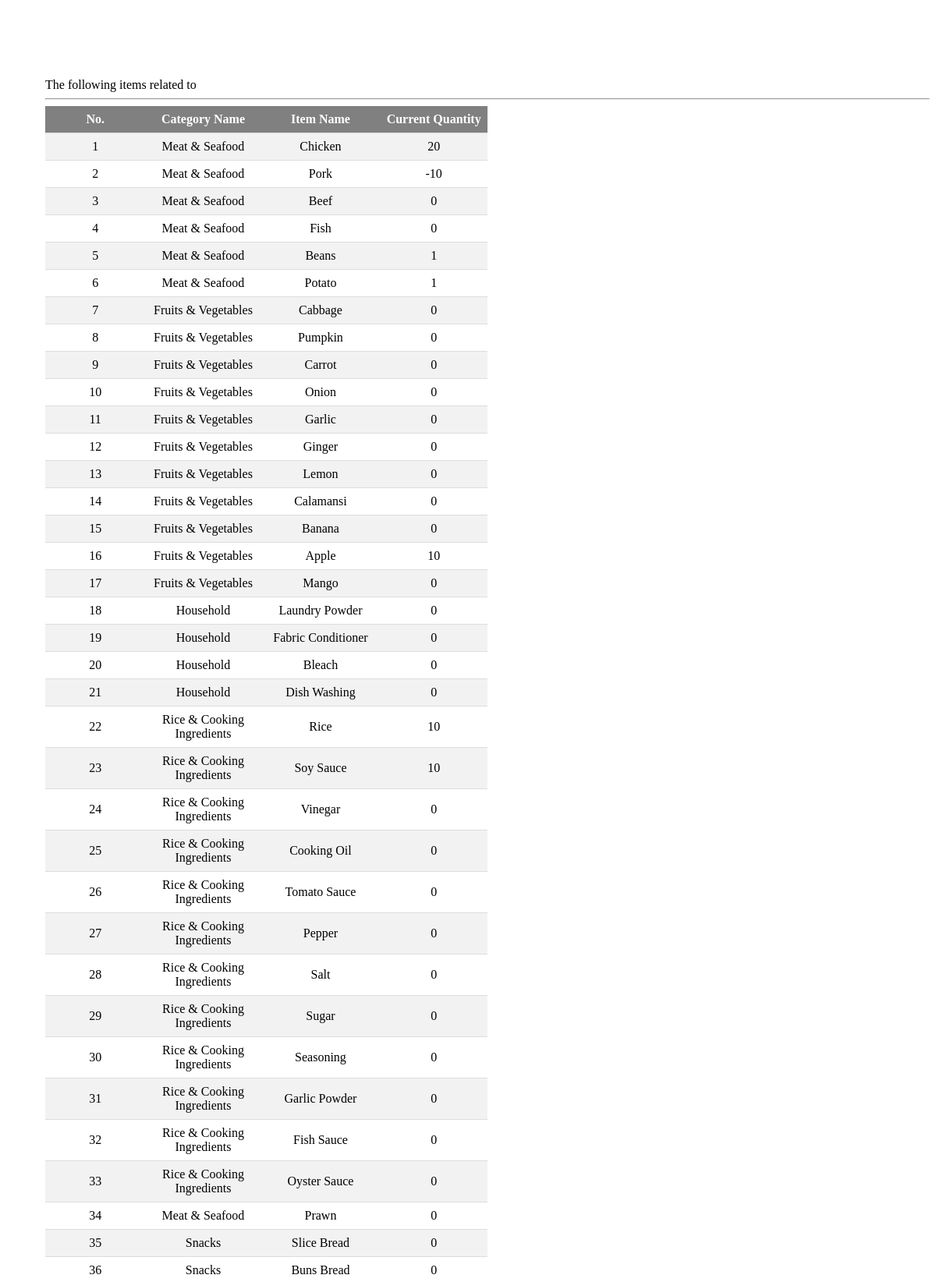
The page /pages/searchPage.php (upper part) on the database its author committed.
### tables this page shows
CREATE TABLE `cat_items` (
  `item_name` text NOT NULL,
  `cat_id` int(11) NOT NULL,
  `currentCount` int(11) NOT NULL
);

CREATE TABLE `category` (
  `cat_id` int(11) NOT NULL,
  `cat_name` text NOT NULL
);

### pages/searchPage.php (the view, shortened to what this page needs)
<div style="margin-top:100px;margin-left:50px;">
<link href="css/style.css" rel="stylesheet">
	<?php
        include('./database_connection.php');
        $searchVal=$_COOKIE["searchVal"];
		$sql = "SELECT * FROM cat_items JOIN category on cat_items.cat_id=category.cat_id WHERE item_name like  '%$searchVal%' or category.cat_name like  '%$searchVal%'";
		$result = $conn -> query($sql);
		if ($result -> num_rows > 0) {
			echo "The following items related to $searchVal";
			echo "<hr>";
			echo "<table >";
			echo "<tr>";
			echo "<th>No. </th><th>Category Name</th><th>Item Name</th><th>Current Quantity</th>";
			echo "</tr>";
			$i=1;
			while ($row = $result -> fetch_assoc()) {
                echo "<tr><td>" . $i .
                "</td><td>" . $row["cat_name"] .
					"</td><td>" . $row["item_name"] .
					"</td><td>" . $row["currentCount"] .
					"</td></tr>";
					$i++;
			}
			echo "</table>";
		}else{
			echo "No record found.";
		}
	?>
</div>

### css/style.css (style rules this page uses)
table, th, td { padding: 10px; width: 50%; border-bottom: 1px solid #ddd; border-collapse: collapse; }
th, td { text-align: center; padding: 8px; width: 12%; }
tr:nth-child(even) { background-color: #f2f2f2; }
th { background-color: grey; color: white; }

### rows shown on the page
cat_items: cat.cat_name "Meat & Seafood", item_name "Chicken", currentCount "20"
cat_items: cat.cat_name "Meat & Seafood", item_name "Pork", currentCount "-10"
cat_items: cat.cat_name "Meat & Seafood", item_name "Beef", currentCount "0"
cat_items: cat.cat_name "Meat & Seafood", item_name "Fish", currentCount "0"
cat_items: cat.cat_name "Meat & Seafood", item_name "Beans", currentCount "1"
cat_items: cat.cat_name "Meat & Seafood", item_name "Potato", currentCount "1"
cat_items: cat.cat_name "Fruits & Vegetables", item_name "Cabbage", currentCount "0"
cat_items: cat.cat_name "Fruits & Vegetables", item_name "Pumpkin", currentCount "0"
cat_items: cat.cat_name "Fruits & Vegetables", item_name "Carrot", currentCount "0"
cat_items: cat.cat_name "Fruits & Vegetables", item_name "Onion", currentCount "0"
cat_items: cat.cat_name "Fruits & Vegetables", item_name "Garlic", currentCount "0"
cat_items: cat.cat_name "Fruits & Vegetables", item_name "Ginger", currentCount "0"
cat_items: cat.cat_name "Fruits & Vegetables", item_name "Lemon", currentCount "0"
cat_items: cat.cat_name "Fruits & Vegetables", item_name "Calamansi", currentCount "0"
cat_items: cat.cat_name "Fruits & Vegetables", item_name "Banana", currentCount "0"
cat_items: cat.cat_name "Fruits & Vegetables", item_name "Apple", currentCount "10"
cat_items: cat.cat_name "Fruits & Vegetables", item_name "Mango", currentCount "0"
cat_items: cat.cat_name "Household", item_name "Laundry Powder", currentCount "0"
cat_items: cat.cat_name "Household", item_name "Fabric Conditioner", currentCount "0"
cat_items: cat.cat_name "Household", item_name "Bleach", currentCount "0"
cat_items: cat.cat_name "Household", item_name "Dish Washing", currentCount "0"
cat_items: cat.cat_name "Rice & Cooking Ingredients", item_name "Rice", currentCount "10"
cat_items: cat.cat_name "Rice & Cooking Ingredients", item_name "Soy Sauce", currentCount "10"
cat_items: cat.cat_name "Rice & Cooking Ingredients", item_name "Vinegar", currentCount "0"
cat_items: cat.cat_name "Rice & Cooking Ingredients", item_name "Cooking Oil", currentCount "0"
cat_items: cat.cat_name "Rice & Cooking Ingredients", item_name "Tomato Sauce", currentCount "0"
cat_items: cat.cat_name "Rice & Cooking Ingredients", item_name "Pepper", currentCount "0"
cat_items: cat.cat_name "Rice & Cooking Ingredients", item_name "Salt", currentCount "0"
cat_items: cat.cat_name "Rice & Cooking Ingredients", item_name "Sugar", currentCount "0"
cat_items: cat.cat_name "Rice & Cooking Ingredients", item_name "Seasoning", currentCount "0"
cat_items: cat.cat_name "Rice & Cooking Ingredients", item_name "Garlic Powder", currentCount "0"
cat_items: cat.cat_name "Rice & Cooking Ingredients", item_name "Fish Sauce", currentCount "0"
cat_items: cat.cat_name "Rice & Cooking Ingredients", item_name "Oyster Sauce", currentCount "0"
cat_items: cat.cat_name "Meat & Seafood", item_name "Prawn", currentCount "0"
cat_items: cat.cat_name "Snacks", item_name "Slice Bread", currentCount "0"
cat_items: cat.cat_name "Snacks", item_name "Buns Bread", currentCount "0"
